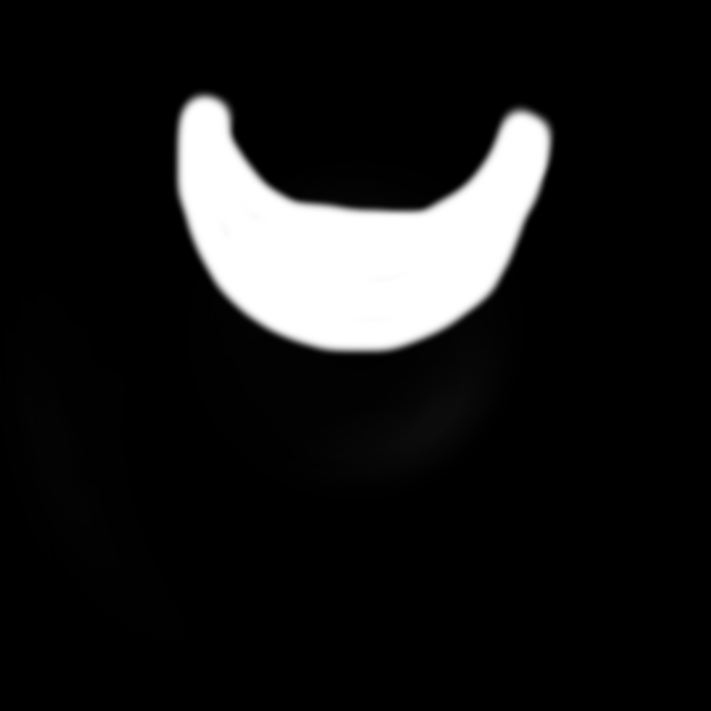
#> input picture MouthTestTexture.png, 711 x 711 px, shrunk from 1024 x 1024 before the run
$ python afterThoughtTextBasedInterface.py
#> lines starting #> are read from the running program, lines starting #| are printed output that depends on the picture
### afterThought.py
import OpenEXR
from PIL import Image
import numpy as np
def BlenderDefultNaming(location,index,name,extension):

    indexName = str(index)
    indexName = "".join(["0"]*(4-len(indexName)))+indexName
    #print(indexName)
    return f"{location}/{name}{indexName}{extension}"


def LoadEXRFile(location,index,name,extension = ".exr",namingConvention = BlenderDefultNaming,PixelFormat = "RGBA"):

    with OpenEXR.File(namingConvention(location,index,name,extension)) as infile:
        RGB = infile.channels()[PixelFormat].pixels
        height, width, _ = RGB.shape
        data = {"width":width,"height":height,"data":[]}
        for y in range(height):
            for x in range(width):
                pixel = tuple(RGB[y, x])
                #print(f"pixel[{y}][{x}]={pixel}")
                data["data"].append(pixel)
    return data


location = "Render"
fileIndex = ""


print(BlenderDefultNaming(location,1,"Depth",".png"))


def LoadPickFile(location,index):
    pickFileData = LoadEXRFile(location,index,"Pick")
    objectPixels = (set(pickFileData["data"]))
    objectPixelToObjectID = {}
    for i,objectPixel in enumerate(objectPixels):
        objectPixelToObjectID[objectPixel]=i
    print(objectPixelToObjectID)


    objectBuffer = {"width":pickFileData["width"],"height":pickFileData["height"],"data":[],"objectPixelToObjectID":objectPixelToObjectID}


    i = 0
    for y in range(pickFileData["height"]):
        for x in range(pickFileData["width"]):
            pixel = pickFileData["data"][i]
            objectBuffer["data"].append(objectPixelToObjectID[pixel])
            i+=1
    return objectBuffer


# [166 lines left out: functions LoadPositionFile, LoadImageFile, LoadUVFile, LoadViewDirFile, parallax_mapping, depth_map_sample and 3 more, not called in this run]


def LoadTextureFile(location,index,name,extension = ".png",namingConvention=BlenderDefultNaming):
    with Image.open(namingConvention(location,index,name,extension)) as im:
        positionBuffer = {"width":im.size[0],"height":im.size[1],"data":[]}
        for y in range(positionBuffer["height"]):
            for x in range(positionBuffer["width"]):
                pixel = im.getpixel((x,y))
                pixel = [pixel[i]/255 for i in range(3)]
                # [8 lines of commented-out code are left out]
                positionBuffer["data"].append(pixel)
    return positionBuffer

def SingleImageTextureNamingConvention(location,index,name,extension):

    #print(indexName)
    return f"{location}/{name}{extension}"

# [50 lines left out: functions MaskObject, BlendBetweenBuffersWithMask, SaveBuffer, not called in this run]
    #return newImage


# [56 lines that do not run on import are left out]
    #AFP.viewPngBuffer(output,res = 4,doTracer=False,SupressErrors = False)

    #AFP.viewPngBuffer(output,res = 2,doTracer=False,SupressErrors = False)

### afterThoughtTextBasedInterface.py
from afterThought import *
from PIL import *


from tkinter import filedialog as fd

depth_filename = 'MouthTestTexture.png'

depth_filename = fd.askopenfilename()
#> the answer given: MouthTestTexture.png
image_texture_filename = fd.askopenfilename()
#> the answer given: UVGrid.png

#input_folder = fd.askopenfilenames()
location = fd.askdirectory()
#> the answer given: output

frame_count = int(input("How many frames do you have?: "))
#> the answer given: 3
frame_start = int(input("Enter the start frame: "))
#> the answer given: 3
"""
depth_filename = 'MouthTestTexture.png'

response = ""

while response not in list("yn"):
    response = input("Select File? (Current Selection: MouthTestTexture.png) (y/n):")


print(response)
if response == "y":
    print("select File")
    depth_filename = fd.askopenfilename()
    print("File Selected")

"""

# Load your image with Pillow
depthImage = Image.open(depth_filename).convert('L')   # or .png, etc.
depthImage = depthImage.transpose(Image.FLIP_TOP_BOTTOM)
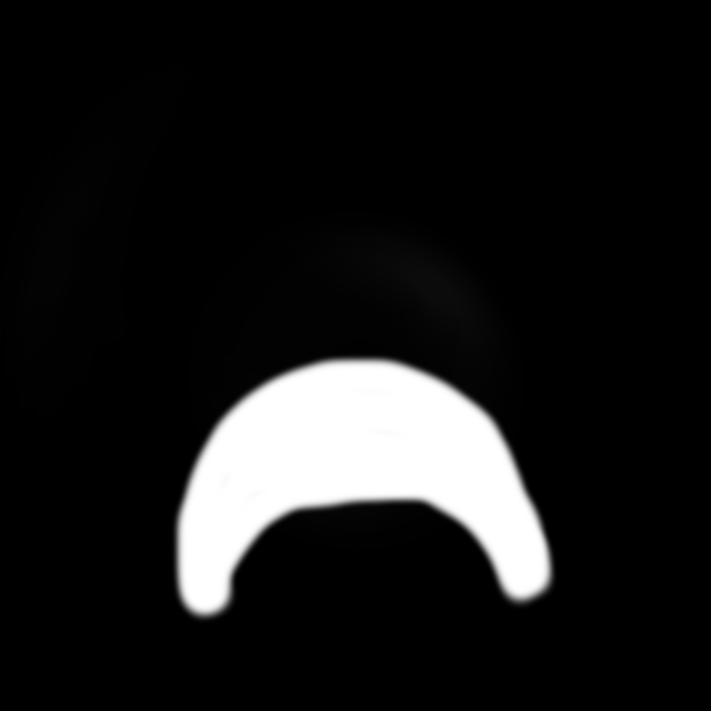
#> depthImage: PIL image 711x711 L; min 0, max 255, mean 26


# Convert the Pillow Image to a NumPy array
depthMap = np.array(depthImage).astype(np.float32) / 255.0


texture = LoadTextureFile(".",1,"MouthTestTexture",namingConvention = SingleImageTextureNamingConvention)
#> in LoadTextureFile, im is the input picture: PIL image 711x711 RGBA; mean R, G, B, A 26, 26, 26, 255
imageTexture = Image.open(image_texture_filename)   # or .png, etc.
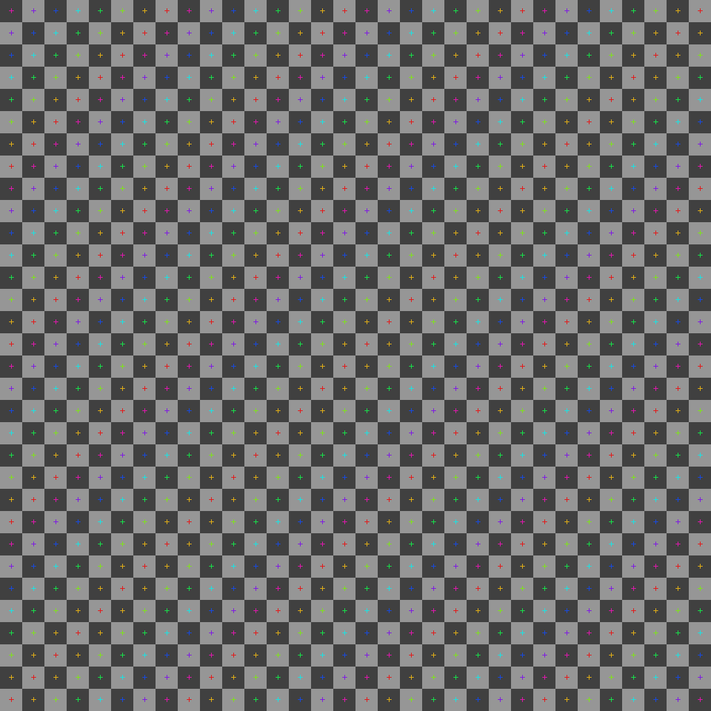
#> input picture UVGrid.png, 711 x 711 px, shrunk from 1024 x 1024 before the run
#> imageTexture is the input picture: PIL image 711x711 RGB; mean R, G, B 107.2, 107.3, 107.1

#import afterThoughtPreviewMatPlot as AFP
import afterThoughtPreview as AFP
#AFP.previewPickFile(objectBuffer)


for frameIndex in range(frame_start,frame_start+frame_count):

    objectBuffer = LoadPickFile(location,frameIndex)
#> (the run stopped early here; a loop or call above may not have finished)
